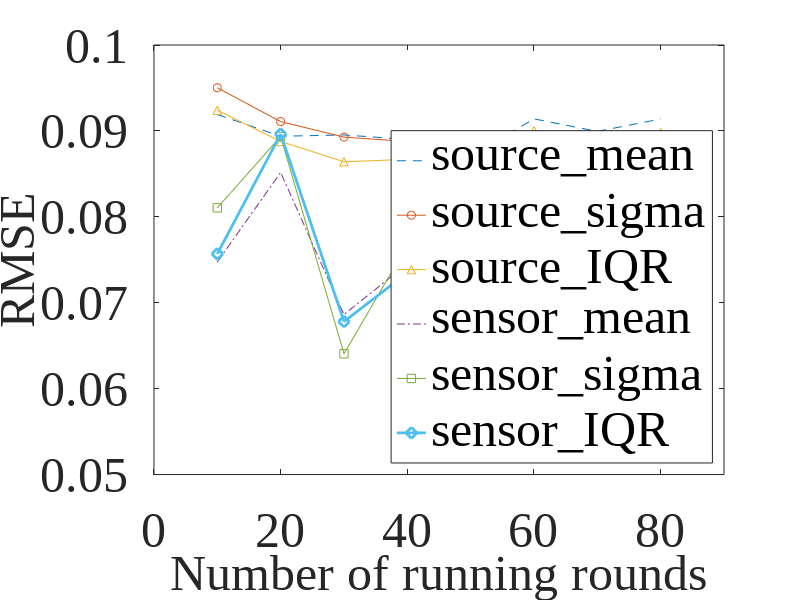

MATLAB code to generate this figure:

N = 8; % 画N*10组

x=10:10:N*10;%x轴上的数据，第一个值代表数据开始，第二个值代表间隔，第三个值代表终止

source_mean = [0.091912,0.089379,0.089529,0.089015,0.08704,0.091403,0.089944,0.091386]; % source_mean数据RMSE值
source_mean = source_mean(1:N);
source_sigma=[0.095022,0.091084,0.08928,0.088766,0.085879,0.088886,0.087997,0.088812]; % source_sigma数据RMSE值
source_sigma=source_sigma(1:N);
source_IQR=[0.09241,0.088773,0.086407,0.086693,0.084574,0.090026,0.089224,0.089797]; % source_IQR数据RMSE值
source_IQR = source_IQR(1:N);

sensor_mean = [0.074743,0.085168,0.068631,0.074529,0.07412,0.079393,0.077526,0.075754];
sensor_mean = sensor_mean(1:N);
sensor_sigma = [0.081046,0.08935,0.064059,0.0767,0.076552,0.081902,0.082197,0.081584];
sensor_sigma = sensor_sigma(1:N);
sensor_IQR = [0.075686,0.089628,0.067807,0.07348,0.073532,0.080142,0.076664,0.074882];
sensor_IQR = sensor_IQR(1:N);

% 窗口最大化
set(gcf, 'Position', get(0, 'ScreenSize'));

% plot(x, source_mean, '--', ...
%     x, source_sigma, '-*b', ...
%     x, source_IQR, '-or', ...
%     x, sensor_mean, '--', ...
%     x, sensor_sigma, '-*', ...
%     x, sensor_IQR, '-o', 'LineWidth', 1);

plot(x, source_mean, '--', ...
    x, source_sigma, '-o', ...
    x, source_IQR, '-^', ...
    x, sensor_mean, '-.', ...
    x, sensor_sigma, '-s', ...
    x, sensor_IQR, '-d', 'LineWidth', 2, 'MarkerSize', 8);




axis([0,(N+1)*10,0.05,0.1])  %确定x轴与y轴框图大小
set(gca,'FontName','Times New Roman','FontSize',36); %设置坐标轴数字的字体和字号
legend('source\_mean','source\_sigma','source\_IQR','sensor\_mean','sensor\_sigma','sensor\_IQR','FontName','Times New Roman','FontSize',36,'Location','southEast');   %右上角标注
xlabel('Number of running rounds','FontName','Times New Roman','FontSize',36)  %x轴坐标描述
ylabel('RMSE','FontName','Times New Roman','FontSize',36) %y轴坐标描述


% 设置输出参数
filename = 'output.eps';
fig = gcf;
resolution = '-r600'; % 设置分辨率

% 导出eps图片
print(fig, filename, '-depsc', resolution);
